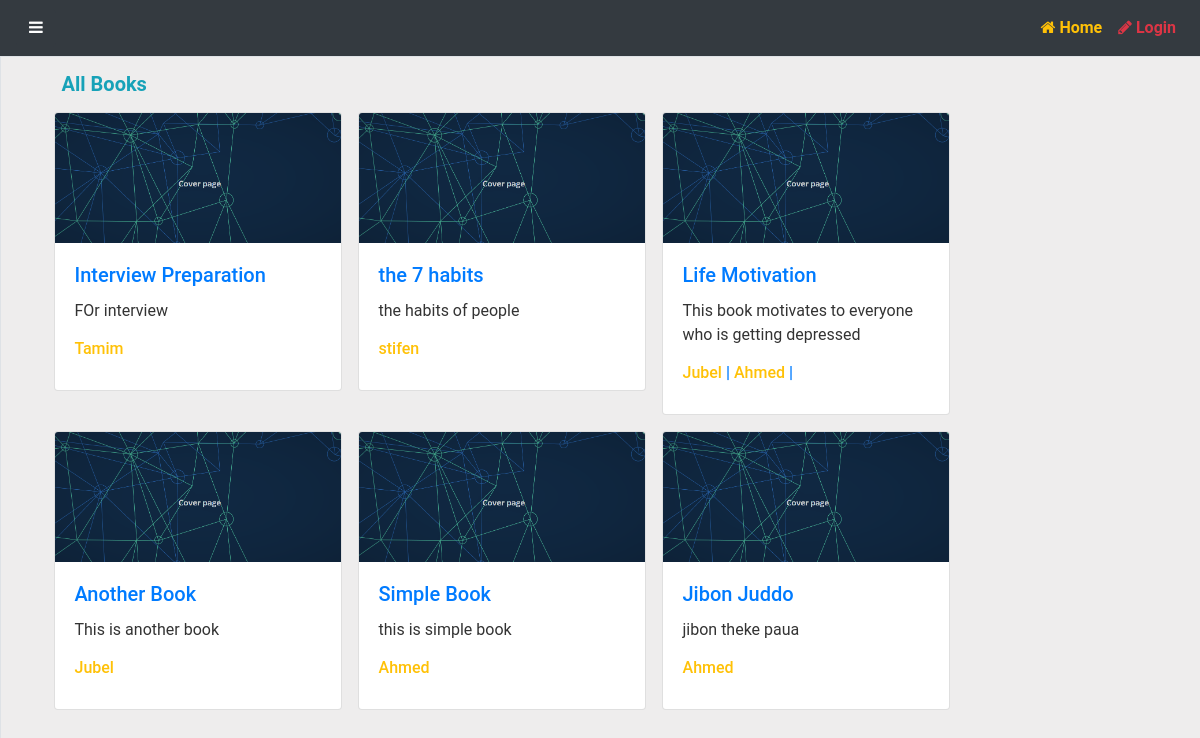
/catalog/books/, run on the app's committed database.
### catalog/models.py (models this page shows, shortened)
class Book(models.Model):
    title = models.CharField(max_length=200)
    author = models.ManyToManyField('Author')
    language = models.ForeignKey('Language',on_delete=models.SET_NULL,null=True)
    summery = models.TextField(help_text='Enter a brief description of the book')
    isbn = models.CharField('ISBN', max_length=13, help_text='13 Character <a href="https://www.isbn-international.org/content/what-isbn">ISBN number</a>')
    genre = models.ManyToManyField(Genre,help_text='Select a genre for this book')
    book_added_date = models.DateTimeField(auto_now_add=True)
    def get_absolute_url(self):
        return reverse('book-detail',args=[str(self.id)])
    def display_genre(self):
        return ', '.join(genre.name for genre in self.genre.all()[:3])
    display_genre.short_description = 'Genre'
    def show_author(self):
        return ' '.join(author.first_name for author in self.author.all()[:3])
    show_author.short_description = 'Author'

class Author(models.Model):
    first_name = models.CharField(max_length=100)
    last_name = models.CharField(max_length=100)
    date_of_birth = models.DateField(null=True, blank=True)
    date_of_death = models.DateField('Died', null=True, blank=True)
    class Meta:
        ordering=['last_name','first_name']
    def get_absolute_url(self):
        return reverse('author-detail',args=[str(self.id)])

### catalog/views.py (the view)
# urls.py: path('books/',views.BookListView.as_view(),name='books'),
class BookListView(ListView):
    model = Book
    context_object_name = 'my_book_list'
    template_name = 'books/book_list.html'
    paginate_by = 8
    def get_queryset(self):
        return Book.objects.order_by('-book_added_date')[:6]
    def get_context_data(self, **kwargs):
        context = super(BookListView, self).get_context_data(**kwargs)
        context['authors'] = 'This is just some data'
        return context

### catalog/templates/books/book_list.html (shortened to what this page needs)
{% extends 'base_generic.html' %}
{% load static %}
{% block content %}
<div class="container">
    {% if my_book_list %}
    <h5 class="display-6 text-info pl-3 pt-3 "> <strong>All Books</strong> </h5>
<div class="d-flex flex-row flex-wrap mb-4">
    {% for book in my_book_list %}
    <div class="">
        <div class="card m-2 " style="width: 18rem;">
            <img class="card-img-top" src="{% static 'img/book_cover.png' %}" alt="Card image cap">
            <div class="card-body">
                <h5 class="card-title"><a href="{{ book.get_absolute_url }}">{{ book.title }}</a></h5>
                <p class="card-text">{{book.summery}}</p>
                <h6 class="card-title ">
                    {% for author in book.author.all %}
                    <a class="text-warning" href="{{ author.get_absolute_url }}">{{ author.first_name }}
                    {% if book.author.all.count > 1 %}
                    <span class="text-primary">|</span>
                    {% endif %}
                    </a>
                    {% endfor %}
                </a></h6>
            </div>
        </div>
    </div>
    {% endfor %}
</div>
{% else %}
<p class="m-5">There are no books in the library.</p>
{% endif %}
</div>
{% endblock %}

### static/css/simple-sidebar.css (style rules this page uses)
body { overflow-x: hidden; }

### catalog/static/css/new.css (style rules this page uses)
html, body { font-family: "Roboto", "Helvetica Neue", Helvetica, Arial, sans-serif; color: #333; background-color: #eeeded; height: 100%; overflow-x: hidden; }

### data on the page
Book: title "Interview Preparation", summery "FOr interview"
Author: first_name "Tamim"
Book: title "the 7 habits", summery "the habits of people"
Author: first_name "stifen"
Book: title "Life Motivation", summery "This book motivates to everyone who is getting depressed"
Author: first_name "Jubel"
Author: first_name "Ahmed"
Book: title "Another Book", summery "This is another book"
Book: title "Simple Book", summery "this is simple book"
Book: title "Jibon Juddo", summery "jibon theke paua"
